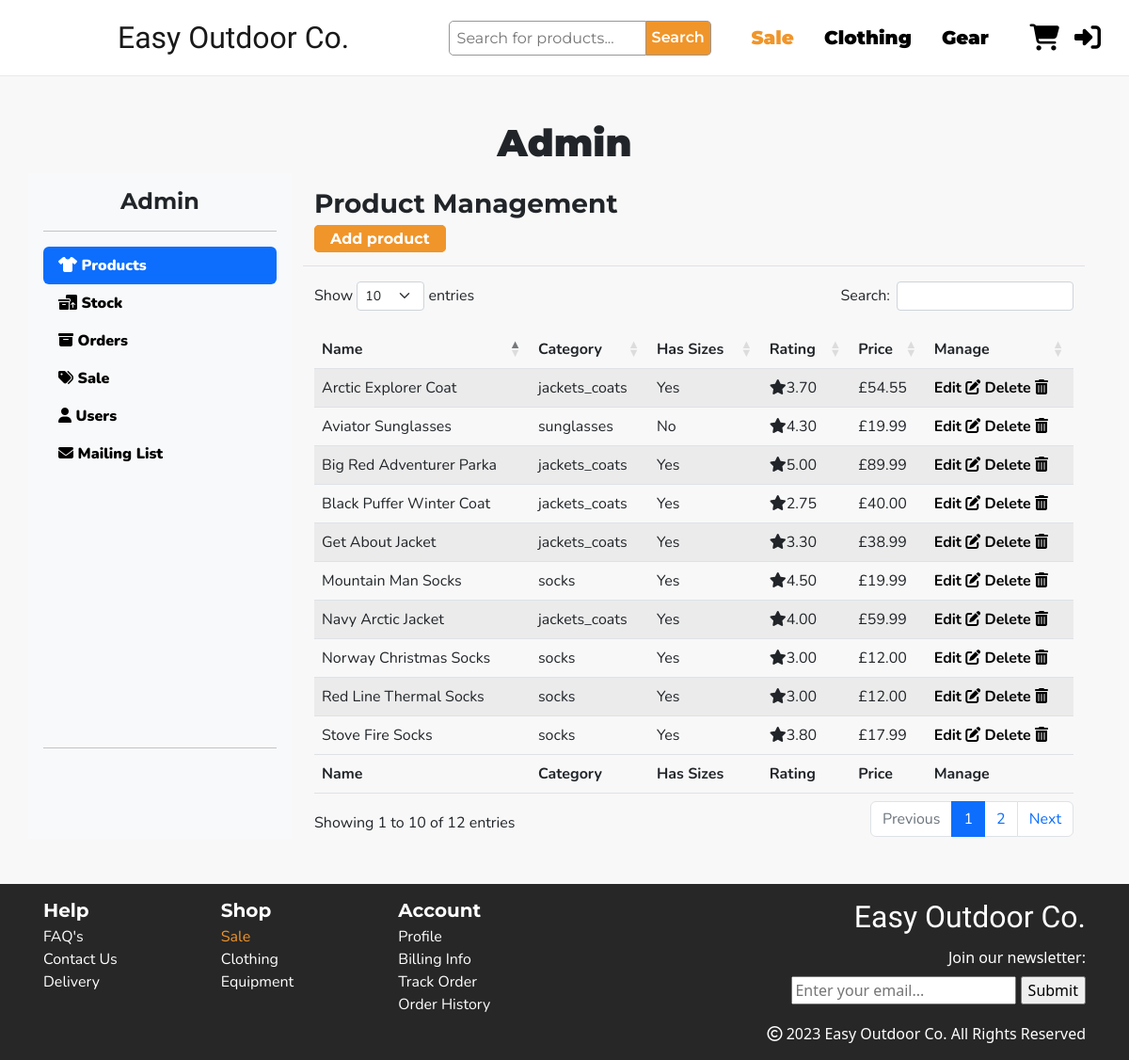
Screenshot of /manage/ with the database file from the repository.
### products/models.py (models this page shows, shortened)
class Product(models.Model):
    category = models.ForeignKey('Category', null=True, on_delete=models.SET_NULL)
    name = models.CharField(max_length=200)
    desc = models.TextField()
    slug = models.SlugField(max_length=50, unique=True, blank=True, null=True)
    has_sizes = models.BooleanField(blank=False, default=True)
    price = models.DecimalField(max_digits=6, decimal_places=2)
    sale_price = models.DecimalField(max_digits=6, decimal_places=2, null=True, blank=True)
    rating = models.DecimalField(max_digits=4, decimal_places=2, null=True, blank=True, validators=[MaxValueValidator(5)])
    image = models.ImageField(null=True, blank=True)
    image_url = models.URLField(null=True, blank=True)
    def __str__(self):
        return self.name

class Category(models.Model):
    class Meta:
        verbose_name_plural = 'Categories'
    name = models.CharField(max_length=200)
    friendly_name = models.CharField(max_length=200, null=True, blank=True)
    def __str__(self):
        return self.name

### manage_site/views.py (the view)
# urls.py: path('manage/', include('manage_site.urls')),
def manage_site(request):
    template = 'manage_site/manage-site.html'
    products = Product.objects.all()
    size_stock = SizeStock.objects.all()
    regular_stock = RegularStock.objects.all()
    orders = Order.objects.all()
    context = {
        'products': products,
        'regular_stock': regular_stock,
        'size_stock': size_stock,
        'orders': orders,
    }
    return render(request, template, context)

### basket/contexts.py (called while the page is built, shortened)
def basket_contents(request):
    basket_items = []
    total = 0
    product_count = 0
    basket = request.session.get('basket', {})
    if total < settings.FREE_DELIVERY_THRESHOLD:
        delivery = total * Decimal(settings.STANDARD_DELIVERY_PERCENTAGE)
        free_delivery_delta = settings.FREE_DELIVERY_THRESHOLD - total
    else:
        delivery = 0
        free_delivery_delta = 0
    grand_total = delivery + total
    context = {
        'basket_items': basket_items,
        'total': total,
        'product_count': product_count,
        'delivery': delivery,
        'free_delivery_delta': free_delivery_delta,
        'grand_total': grand_total,
    }
    return context

### manage_site/templates/manage_site/manage-site.html (shortened to what this page needs)
{% extends "base.html" %}
{% load static %}
{% load basket_tools %}
{% block extra_css %}
<link rel="stylesheet" href="{% static 'css/manage_site.css' %}">
{% endblock %}
{% block content %}
<section class="admin-section mt-5">
    <div class="container pb-5">
        <div class="row">
            <h2 class="px-3 fs-1 fw-bold text-center">Admin</h2>
        </div>
        <div class="row">
            <div class="col-2 d-flex flex-column flex-shrink-0 p-3 bg-light" style="width: 280px;">
                <h3 class="fs-4 m-0 text-center fw-bold">Admin</h3>
                <hr>
                <ul class="nav nav-pills flex-column mb-auto">
                    <li class="nav-item">
                        <a href="#" class="nav-link active" aria-current="page">
                            <i class="fa-solid fa-shirt"></i>
                            Products
                        </a>
                    </li>
                    <li>
                        <a href="#" class="nav-link">
                            <i class="fa-solid fa-boxes-packing"></i>
                            Stock
                        </a>
                    </li>
                    <li>
                        <a href="#" class="nav-link">
                            <i class="fa-solid fa-box-archive"></i>
                            Orders
                        </a>
                    </li>
                    <li>
                        <a href="#" class="nav-link">
                            <i class="fa-solid fa-tags"></i>
                            Sale
                        </a>
                    </li>
                    <li>
                        <a href="#" class="nav-link">
                            <i class="fa-solid fa-user"></i>
                            Users
                        </a>
                    </li>
                    <li>
                        <a href="#" class="nav-link">
                            <i class="fa-solid fa-envelope"></i>
                            Mailing List
                        </a>
                    </li>
                </ul>
                <hr>
                <div class="dropdown">
                    <div class="logo"></div>
                </div>
            </div>
            <div class="col-12 col-md-9">
                <div class="container">
                    <div class="admin-db" id="manage-products">
                        {% include 'manage_site/includes/manage-products.html' %}
                    </div>
                </div>
            </div>
</section>
{% endblock %}

### manage_site/templates/manage_site/includes/manage-products.html
<div class="row border-bottom mb-3">
    <div class="my-3">
        <h3 class="fw-bold">Product Management</h3>
        <a class="shop-btn px-3 py-1 text-decoration-none" href="{% url 'add-product' %}">Add
            product</a>
    </div>
</div>
<table id="productTable" class="table table-striped data-table" style="width:100%">
    <thead>
        <tr>
            <th>Name</th>
            <th class="d-none d-md-table-cell">Category</th>
            <th class="d-none d-md-table-cell">Has Sizes</th>
            <th class="d-none d-md-table-cell">Rating</th>
            <th>Price</th>
            <th>Manage</th>
        </tr>
    </thead>
    <tbody>
        {% for product in products %}
        <tr>
            <td>{{ product }}</td>
            <td class="d-none d-md-table-cell">{{ product.category }}</td>
            {% if product.has_sizes %}
            <td class="d-none d-md-table-cell">Yes</td>
            {% else %}
            <td class="d-none d-md-table-cell">No</td>
            {% endif %}
            <td class="d-none d-md-table-cell"><i class="fa-solid fa-star"></i>{{ product.rating }}</td>
            <td>£{{ product.price }}</td>
            <td>
                <a class="fw-bold" href="{% url 'update-product' pk=product.id %}">Edit
                    <i class="fa-solid fa-pen-to-square"></i></a>
                <a class="fw-bold" href="{% url 'delete-product' pk=product.id %}">Delete
                    <i class="fa-solid fa-trash-can"></i></a>
            </td>
        </tr>
        {% endfor %}
    </tbody>
    <tfoot>
        <tr>
            <th>Name</th>
            <th class="d-none d-md-table-cell">Category</th>
            <th class="d-none d-md-table-cell">Has Sizes</th>
            <th class="d-none d-md-table-cell">Rating</th>
            <th>Price</th>
            <th>Manage</th>
        </tr>
    </tfoot>
</table>

### static/css/base.css (style rules this page uses)
body { height: 100vh; width: 100%; margin: 0; display: table; }
.shop-btn { background-color: #F0952A; color: white; font-family: Montserrat, sans-serif; font-weight: 700; border-radius: 5px; border: 1px solid #F0952A; }
.nav-link { font-weight: 900; color: #000000; }
.logo { width: 4rem; height: 4rem; background: url('https://res.cloudinary.com/dn8zjehza/image/upload/v1672920246/Easy%20Outdoor%20Co/logo2_vxat2m.png'); background-size: cover; border-radius: 50%; margin: auto; }
table a { text-decoration: none; color: #000000; }

### manage_site/static/css/manage_site.css (style rules this page uses)
body { background-color: #f8f8f8!important; }
.admin-section { font-family: Nunito, sans-serif; max-width: 100vw; }
.admin-section h2 { font-family: Montserrat, sans-serif; font-weight: 900!important; }
.admin-section h3 { font-family: Montserrat, sans-serif!important; }

### rows the page displays
Product: name "Black Puffer Winter Coat", category "jackets_coats", has_sizes "Yes", rating "2.75", price "40.00"
Product: name "Aviator Sunglasses", category "sunglasses", has_sizes "No", rating "4.30", price "19.99"
Product: name "Norway Christmas Socks", category "socks", has_sizes "Yes", rating "3.00", price "12.00"
Product: name "Mountain Man Socks", category "socks", has_sizes "Yes", rating "4.50", price "19.99"
Product: name "Stove Fire Socks", category "socks", has_sizes "Yes", rating "3.80", price "17.99"
Product: name "Red Line Thermal Socks", category "socks", has_sizes "Yes", rating "3.00", price "12.00"
Product: name "Navy Arctic Jacket", category "jackets_coats", has_sizes "Yes", rating "4.00", price "59.99"
Product: name "Arctic Explorer Coat", category "jackets_coats", has_sizes "Yes", rating "3.70", price "54.55"
Product: name "Get About Jacket", category "jackets_coats", has_sizes "Yes", rating "3.30", price "38.99"
Product: name "Big Red Adventurer Parka", category "jackets_coats", has_sizes "Yes", rating "5.00", price "89.99"
